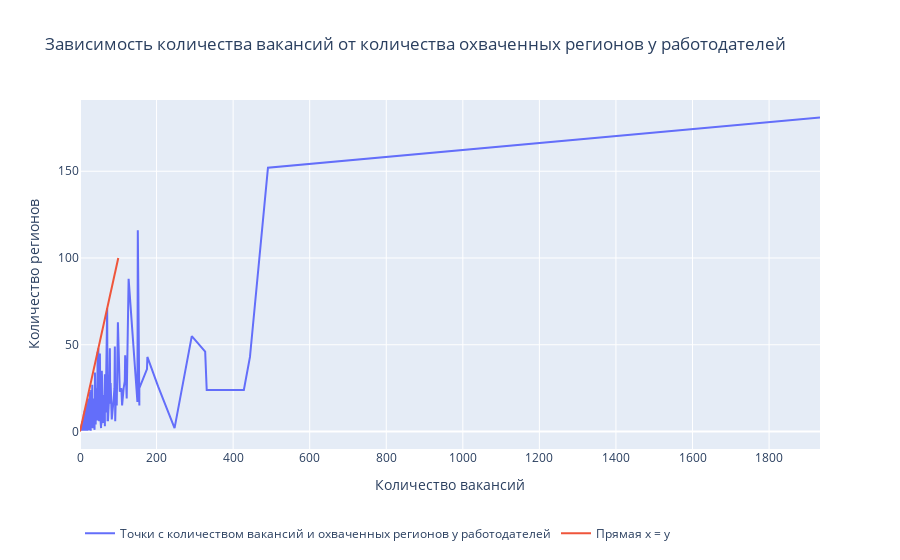

Notebook source saved alongside this figure:
### Markdown cell above
Построим диаграмму рассеяния с полученными данными.

### Code cell
fig = go.Figure()

fig.add_trace(go.Scatter(
    x=df_vacancies_and_areas_count_at_employers['vacancies_cnt'],
    y=df_vacancies_and_areas_count_at_employers['areas_cnt'],
    name='Точки с количеством вакансий и охваченных регионов у работодателей',
))

x = list(range(0, 101))
fig.add_trace(go.Scatter(x=x, y=x, name='Прямая х = у'))

fig.update_layout(
    title='Зависимость количества вакансий от количества охваченных регионов у работодателей',
    xaxis_title='Количество вакансий',
    yaxis_title='Количество регионов',
    legend_orientation='h',
    legend=dict(y=-.2)
)

show_and_save_fig(fig, '03_vacancies_and_areas_count_at_employers')

### Figure 1 — Plotly figure (JSON) as saved in the notebook; plotly's stock layout.template omitted (floating-point values rounded to 4 significant figures; data arrays with more than 128 entries replaced by an {"elided": "..."} marker saying what was removed)
{"data": [{"name": "Точки с количеством вакансий и охваченных регионов у работодателей", "type": "scatter", "x": {"elided": "14906 int values"}, "y": {"elided": "14906 int values"}}, {"name": "Прямая х = у", "type": "scatter", "x": [0, 1, 2, 3, 4, 5, 6, 7, 8, 9, 10, 11, 12, 13, 14, 15, 16, 17, 18, 19, 20, 21, 22, 23, 24, 25, 26, 27, 28, 29, 30, 31, 32, 33, 34, 35, 36, 37, 38, 39, 40, 41, 42, 43, 44, 45, 46, 47, 48, 49, 50, 51, 52, 53, 54, 55, 56, 57, 58, 59, 60, 61, 62, 63, 64, 65, 66, 67, 68, 69, 70, 71, 72, 73, 74, 75, 76, 77, 78, 79, 80, 81, 82, 83, 84, 85, 86, 87, 88, 89, 90, 91, 92, 93, 94, 95, 96, 97, 98, 99, 100], "y": [0, 1, 2, 3, 4, 5, 6, 7, 8, 9, 10, 11, 12, 13, 14, 15, 16, 17, 18, 19, 20, 21, 22, 23, 24, 25, 26, 27, 28, 29, 30, 31, 32, 33, 34, 35, 36, 37, 38, 39, 40, 41, 42, 43, 44, 45, 46, 47, 48, 49, 50, 51, 52, 53, 54, 55, 56, 57, 58, 59, 60, 61, 62, 63, 64, 65, 66, 67, 68, 69, 70, 71, 72, 73, 74, 75, 76, 77, 78, 79, 80, 81, 82, 83, 84, 85, 86, 87, 88, 89, 90, 91, 92, 93, 94, 95, 96, 97, 98, 99, 100]}], "layout": {"legend": {"orientation": "h", "y": -0.2}, "title": {"text": "Зависимость количества вакансий от количества охваченных регионов у работодателей"}, "xaxis": {"title": {"text": "Количество вакансий"}}, "yaxis": {"title": {"text": "Количество регионов"}}}}
